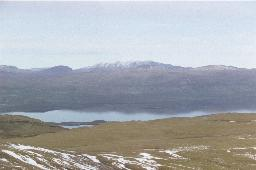
%> input picture images/tornetrask2.jpg, 256 x 170 px
$ octave e0.m   (GNU Octave 9; MATLAB toolbox functions it lacks are replaced by stand-ins)
%> lines starting %> are read from the running program, lines starting %| are printed output that depends on the picture
im = imread('images/tornetrask2.jpg');
%> im is the input picture: size 170x256x3 uint8; mean R, G, B 167.4, 170.2, 174.1
x = double(im)/255;

%%
imagesc(x(:,:,1))
colormap('gray');
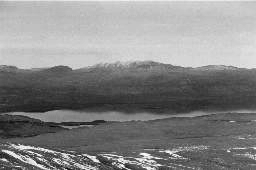
%> displayed picture: size 170x256x3, on the screen's scale of 0 to 255; min 0, max 255, mean 134.2

%%
imagesc(x(:,:,[3,2,1]));
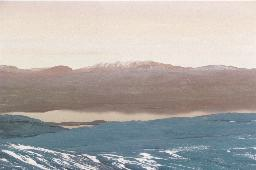
%> displayed picture: size 170x256x3, on the screen's scale of 0 to 255; mean R, G, B 174.1, 170.2, 167.4

%%
xh = round(size(x, 2) / 2);
%> xh = 128
xn = x;
xn(:,xh:end,:) = xn(:,xh:end,[3,2,1]);
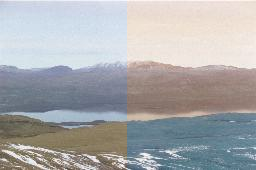
%> xn: size 170x256x3 double; mean R, G, B 0.664, 0.667, 0.675

imagesc(xn);

%%
x=x/max(x(:));
img(:,:,1)=(x(:,:,1)<=0.25);
%> img: size 170x256 logical; every value is 0
img(:,:,2)=(x(:,:,1)>0.25)&(x(:,:,1)<=0.5);
img(:,:,3)=(x(:,:,1)>0.5)&(x(:,:,1)<=0.75);
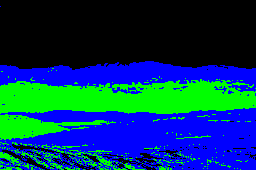
%> img: size 170x256x3 logical; mean R, G, B 0, 0.22, 0.368
img(:,:,4)=(x(:,:,1)>0.75);
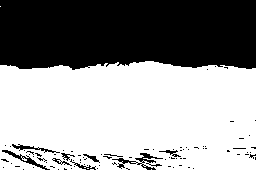
%> img: size 170x256x4 logical; mean R, G, B, A 0, 0.22, 0.368, 0.412; transparent parts drawn white

%> (the run ends here)
